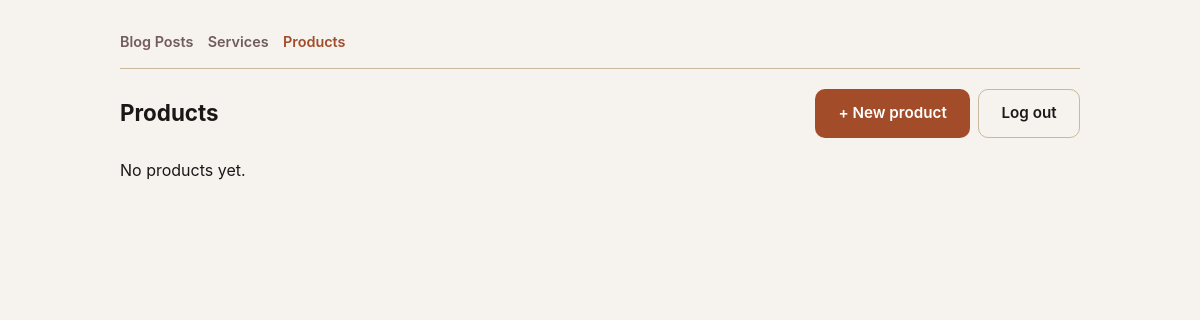
/admin/products.php (signed in), run on an earlier commit of the app's database.
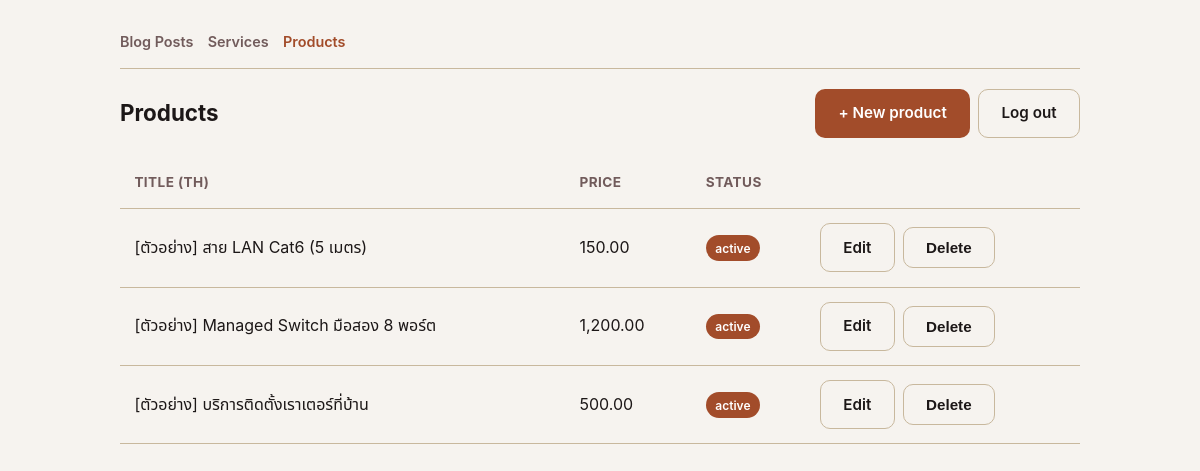
And on a later commit of the database.
### tables this page shows
CREATE TABLE IF NOT EXISTS products (
    id INT UNSIGNED AUTO_INCREMENT PRIMARY KEY,
    title_th VARCHAR(255) NOT NULL,
    title_en VARCHAR(255) NOT NULL,
    description_th TEXT NOT NULL,
    description_en TEXT NOT NULL,
    price DECIMAL(10,2) NOT NULL,
    tags VARCHAR(255) NOT NULL DEFAULT '',
    is_active TINYINT(1) NOT NULL DEFAULT 1,
    sort_order INT NOT NULL DEFAULT 0,
    created_at TIMESTAMP NOT NULL DEFAULT CURRENT_TIMESTAMP,
    updated_at TIMESTAMP NOT NULL DEFAULT CURRENT_TIMESTAMP ON UPDATE CURRENT_TIMESTAMP
);

### includes/db.php (called while the page is built, shortened)
<?php
function get_db(): PDO
{
    static $pdo = null;
    if ($pdo === null) {
        $host = env_get('DB_HOST') ?: 'localhost';
        $dbname = env_get('DB_NAME') ?: 'p1_home_blog';
        $user = env_get('DB_USER') ?: 'root';
        $pass = env_get('DB_PASS') ?: '';
        $pdo = new PDO(
            "mysql:host={$host};dbname={$dbname};charset=utf8mb4",
            $user,
            $pass,
            [
                PDO::ATTR_ERRMODE => PDO::ERRMODE_EXCEPTION,
                PDO::ATTR_DEFAULT_FETCH_MODE => PDO::FETCH_ASSOC,
            ]
        );
    }
    return $pdo;
}

### admin/products.php (the view, shortened to what this page needs)
<?php
require __DIR__ . '/../includes/db.php';
$items = get_db()->query(
    "SELECT id, title_th, price, is_active
     FROM products
     ORDER BY sort_order ASC, id ASC"
)->fetchAll();
?>
<!DOCTYPE html>
<html lang="en">
<head>
    <link rel="stylesheet" href="../assets/css/style.css">
    <link rel="stylesheet" href="../assets/css/admin.css">
</head>
<body>
<div class="admin-shell">
    <nav class="admin-subnav">
        <a href="index.php">Blog Posts</a>
        <a href="services.php">Services</a>
        <a href="products.php" class="is-active">Products</a>
    </nav>
    <div class="admin-topbar">
        <h1 class="admin-title">Products</h1>
        <div class="admin-actions">
            <a class="btn btn-primary" href="product-form.php">+ New product</a>
            <a class="btn btn-outline" href="logout.php">Log out</a>
        </div>
    </div>
    <?php if (empty($items)): ?>
        <p>No products yet.</p>
    <?php else: ?>
        <table class="admin-table">
            <thead>
                <tr>
                    <th>Title (TH)</th>
                    <th>Price</th>
                    <th>Status</th>
                    <th></th>
                </tr>
            </thead>
            <tbody>
                <?php foreach ($items as $item): ?>
                    <tr>
                        <td><?= htmlspecialchars($item['title_th']) ?></td>
                        <td><?= number_format((float) $item['price'], 2) ?></td>
                        <td>
                            <span class="admin-badge <?= $item['is_active'] ? 'published' : 'draft' ?>">
                                <?= $item['is_active'] ? 'active' : 'hidden' ?>
                            </span>
                        </td>
                        <td>
                            <div class="admin-actions">
                                <a class="btn btn-outline" href="product-form.php?id=<?= (int) $item['id'] ?>">Edit</a>
                                <form method="post" action="product-delete.php" onsubmit="return confirm('Delete this product? This cannot be undone.');">
                                    <button type="submit" class="btn btn-outline">Delete</button>
                                </form>
                            </div>
                        </td>
                    </tr>
                <?php endforeach; ?>
            </tbody>
        </table>
    <?php endif; ?>
</div>
</body>
</html>

What changed in the data, as far as the page shows it:
added products: title_th "[ตัวอย่าง] สาย LAN Cat6 (5 เมตร)", price "150.00", is_active "active"
added products: title_th "[ตัวอย่าง] Managed Switch มือสอง 8 พอร์ต", price "1,200.00", is_active "active"
added products: title_th "[ตัวอย่าง] บริการติดตั้งเราเตอร์ที่บ้าน", price "500.00", is_active "active"
Also different on the page:
text no longer shown: "No products yet."
text now shown: "TITLE (TH) PRICE STATUS"
